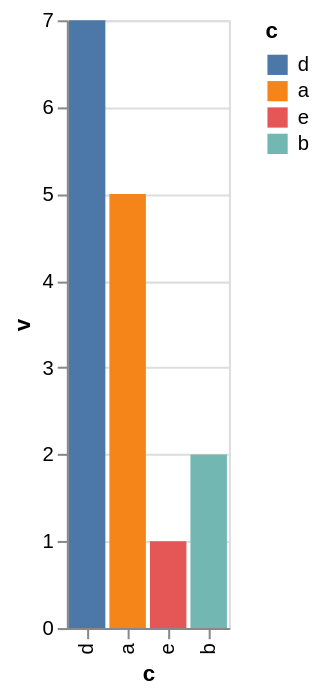

This figure's Vega-Lite source:
### Vega-Lite specification from a JSON file in a GitHub repository (floating-point values rounded to 4 significant figures)
{"$schema": "https://vega.github.io/schema/vega-lite/v6.json", "description": "A domain ordered by a written-out list, and one ordered by another channel.", "data": {"values": [{"c": "a", "v": 5, "k": 3}, {"c": "b", "v": 2, "k": 1}, {"c": "d", "v": 7, "k": 4}, {"c": "e", "v": 1, "k": 2}]}, "mark": "bar", "encoding": {"x": {"field": "c", "type": "nominal", "sort": ["d", "a", "e", "b"]}, "y": {"field": "v", "type": "quantitative"}, "color": {"field": "c", "type": "nominal", "sort": {"field": "k", "order": "descending"}}}}
